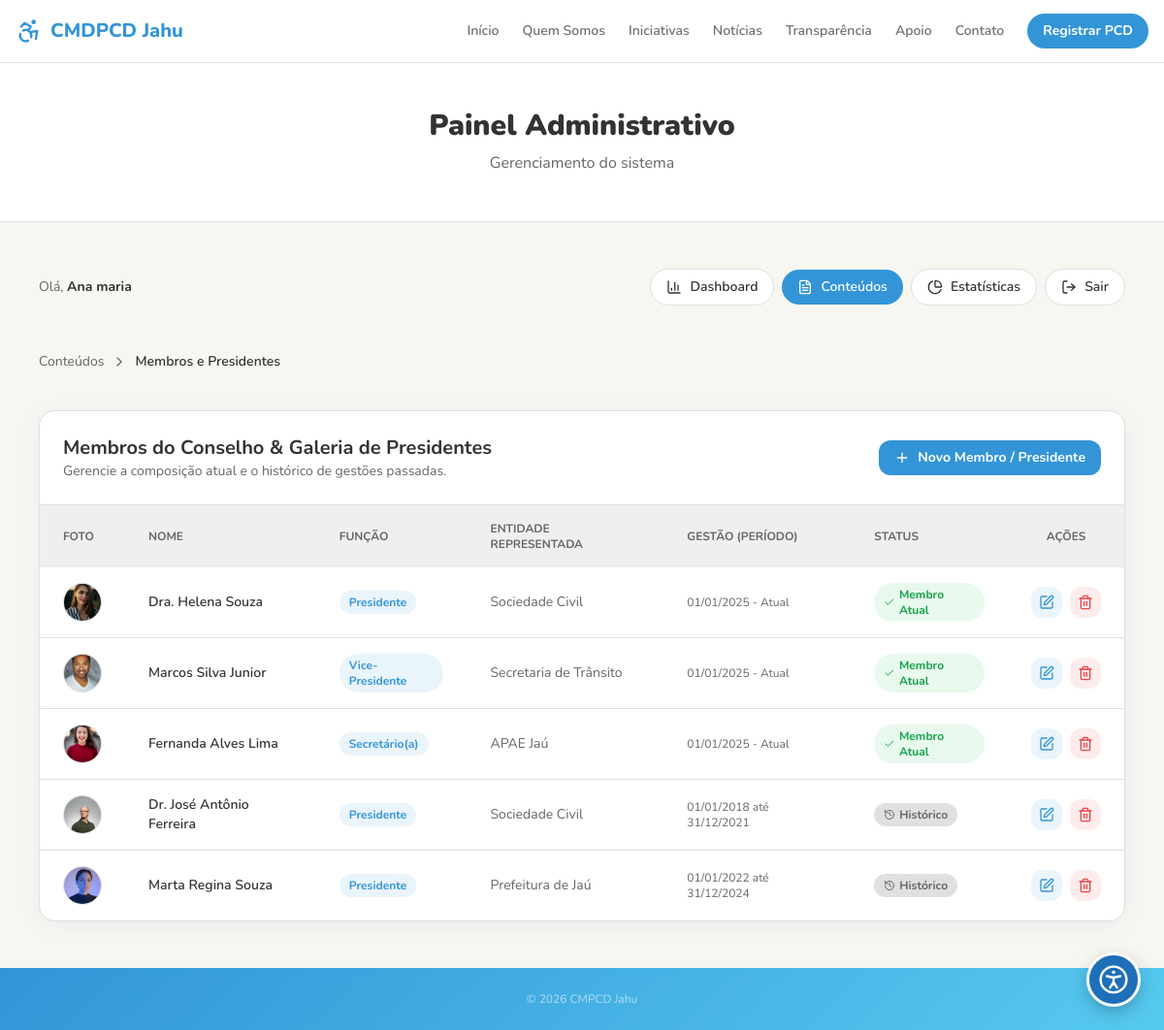
The app's page /admin/conteudos/membros (signed in) with its own data.
### tables this page shows
CREATE TABLE `membros_conselho` (
  `id` bigint(20) NOT NULL AUTO_INCREMENT,
  `nome_completo` varchar(150) NOT NULL,
  `foto` varchar(255) DEFAULT NULL,
  `biografia` text DEFAULT NULL,
  `funcao` enum('presidente','vice-presidente','secretario','titular','suplente') NOT NULL,
  `entidade_representada` varchar(150) DEFAULT NULL,
  `data_inicio` date NOT NULL,
  `data_fim` date DEFAULT NULL,
  `ativo` tinyint(1) DEFAULT 1,
  `criado_em` timestamp NOT NULL DEFAULT current_timestamp(),
  `atualizado_em` timestamp NOT NULL DEFAULT current_timestamp() ON UPDATE current_timestamp(),
  `deletado_em` datetime DEFAULT NULL,
  PRIMARY KEY (`id`)
);

### app/controllers/ConteudoController.php (called while the page is built, shortened)
<?php
class ConteudoController {
    private $membroModel;
    public function __construct() {
        $this->membroModel = new MembroConselho();
    }
    public function indexMembros() {
        $membros = $this->membroModel->all();
        $success = $_SESSION['success_msg'] ?? null;
        $error = $_SESSION['error_msg'] ?? null;
        view('admin/conteudos/membros/index', [
            'activeTab' => 'conteudos',
            'membros' => $membros,
            'success' => $success,
            'error' => $error
        ]);
    }
}

### config/Database.php (called while the page is built, shortened)
<?php
class Database {
    private static $instance = null;
    public static function getConnection() {
        if (self::$instance === null) {
            $local = is_file(__DIR__ . '/db.local.php') ? (require __DIR__ . '/db.local.php') : [];
            $host = $local['host'] ?? (getenv('DB_HOST') ?: 'localhost');
            $dbname = $local['dbname'] ?? (getenv('DB_NAME') ?: 'cmpcd_jau');
            $user = $local['user'] ?? (getenv('DB_USER') ?: 'root');
            $isProduction = (getenv('APP_ENV') === 'production') || (!empty($_SERVER['APP_ENV']) && $_SERVER['APP_ENV'] === 'production');
            if (isset($local['pass'])) {
                $passwords = [$local['pass']];
            } elseif (getenv('DB_PASS') !== false && getenv('DB_PASS') !== null) {
                $passwords = [getenv('DB_PASS')];
            } elseif ($isProduction) {
                throw new Exception('Configuração insegura: defina DB_PASS ou crie config/db.local.php com uma senha forte.');
            } else {
                $passwords = ['root', ''];
            }
            $pdo = null;
            foreach ($passwords as $password) {
                try {
                    $pdo = new PDO(
                        "mysql:host=$host;dbname=$dbname;charset=utf8mb4",
                        $user,
                        $password,
                        [
                            PDO::ATTR_ERRMODE => PDO::ERRMODE_EXCEPTION,
                            PDO::ATTR_DEFAULT_FETCH_MODE => PDO::FETCH_ASSOC,
                            PDO::ATTR_EMULATE_PREPARES => false,
                        ]
                    );
                    break;
                } catch (PDOException $e) {
                    if ($e->getCode() == 1049) {
                        try {
                            $tempPdo = new PDO(
                                "mysql:host=$host;charset=utf8mb4",
                                $user,
                                $password,
                                [PDO::ATTR_ERRMODE => PDO::ERRMODE_EXCEPTION]
                            );
                            $tempPdo->exec("CREATE DATABASE IF NOT EXISTS $dbname CHARACTER SET utf8mb4 COLLATE utf8mb4_unicode_ci");
                            $pdo = new PDO(
                                "mysql:host=$host;dbname=$dbname;charset=utf8mb4",
                                $user,
                                $password,
                                [
                                    PDO::ATTR_ERRMODE => PDO::ERRMODE_EXCEPTION,
                                    PDO::ATTR_DEFAULT_FETCH_MODE => PDO::FETCH_ASSOC,
                                    PDO::ATTR_EMULATE_PREPARES => false,
                                ]
                            );
                            $connected = true;
                            break;
                        } catch (PDOException $ex) {
                        }
                    }
                }
            }
            self::$instance = $pdo;
        }
        return self::$instance;
    }
}

### app/models/MembroConselho.php (called while the page is built, shortened)
<?php
class MembroConselho {
    private $db;
    public function __construct() {
        $this->db = Database::getConnection();
    }
    public function all() {
        $stmt = $this->db->query("
            SELECT * FROM membros_conselho
            WHERE deletado_em IS NULL
            ORDER BY ativo DESC,
              CASE funcao
                WHEN 'presidente' THEN 1
                WHEN 'vice-presidente' THEN 2
                WHEN 'secretario' THEN 3
                WHEN 'titular' THEN 4
                WHEN 'suplente' THEN 5
                ELSE 6
              END ASC,
              nome_completo ASC
        ");
        return $stmt->fetchAll();
    }
}

### app/helpers/security.php (called while the page is built, shortened)
<?php
function e($value): string {
    return htmlspecialchars((string)($value ?? ''), ENT_QUOTES | ENT_SUBSTITUTE, 'UTF-8');
}

### app/views/admin/conteudos/membros/index.php (the view, shortened to what this page needs)
<?php require_once __DIR__ . '/../../../partials/admin_header.php'; ?>
<div class="space-y-10">
  <div class="flex items-center gap-2 text-sm text-muted-foreground">
    <a href="<?= BASE_URL ?>/admin/conteudos" class="hover:text-primary transition-colors">Conteúdos</a>
    <i data-lucide="chevron-right" class="w-4 h-4"></i>
    <span class="text-foreground font-semibold">Membros e Presidentes</span>
  </div>
  <div class="bg-card rounded-2xl border border-border overflow-hidden" style="box-shadow: var(--card-shadow)">
    <div class="p-6 border-b border-border flex items-center justify-between flex-wrap gap-4">
      <div>
        <h2 class="text-xl font-bold">Membros do Conselho & Galeria de Presidentes</h2>
        <p class="text-sm text-muted-foreground">Gerencie a composição atual e o histórico de gestões passadas.</p>
      </div>
      <?php if (!isAdminParcial()): ?>
        <a href="<?= BASE_URL ?>/admin/conteudos/membros/create" class="bg-primary text-primary-foreground px-4 py-2 rounded-xl text-sm font-bold flex items-center gap-2 hover:bg-primary/90 transition-colors">
          <i data-lucide="plus" class="w-4 h-4"></i> Novo Membro / Presidente
        </a>
      <?php endif; ?>
    </div>
    <div class="overflow-x-auto">
      <table class="w-full text-sm text-left">
        <thead class="text-xs text-muted-foreground uppercase bg-muted/50">
          <tr>
            <th class="px-6 py-4 font-bold">Foto</th>
            <th class="px-6 py-4 font-bold">Nome</th>
            <th class="px-6 py-4 font-bold">Função</th>
            <th class="px-6 py-4 font-bold">Entidade Representada</th>
            <th class="px-6 py-4 font-bold">Gestão (Período)</th>
            <th class="px-6 py-4 font-bold">Status</th>
            <th class="px-6 py-4 font-bold text-center">Ações</th>
          </tr>
        </thead>
        <tbody class="divide-y divide-border">
          <?php if (count($membros) === 0): ?>
            <tr>
              <td colspan="7" class="px-6 py-8 text-center text-muted-foreground">
                Nenhum membro ou presidente cadastrado.
              </td>
            </tr>
          <?php else: ?>
            <?php foreach ($membros as $membro): ?>
              <?php
                $funcoesTraducao = [
                  'presidente' => 'Presidente',
                  'vice-presidente' => 'Vice-Presidente',
                  'secretario' => 'Secretário(a)',
                  'titular' => 'Conselheiro(a) Titular',
                  'suplente' => 'Conselheiro(a) Suplente'
                ];
                $funcao = $funcoesTraducao[$membro['funcao']] ?? ucfirst($membro['funcao']);
                $periodo = date('d/m/Y', strtotime($membro['data_inicio']));
                if ($membro['data_fim']) {
                  $periodo .= ' até ' . date('d/m/Y', strtotime($membro['data_fim']));
                } else {
                  $periodo .= ' - Atual';
                }
              ?>
              <tr class="hover:bg-muted/50 transition-colors">
                <td class="px-6 py-4 shrink-0">
                  <div class="w-10 h-10 rounded-full overflow-hidden border border-border bg-muted flex items-center justify-center">
                    <?php if ($membro['foto']): ?>
                      <img src="<?= BASE_URL . '/' . htmlspecialchars($membro['foto']) ?>" alt="Foto" class="w-full h-full object-cover">
                    <?php else: ?>
                      <i data-lucide="user" class="w-5 h-5 text-muted-foreground"></i>
                    <?php endif; ?>
                  </div>
                </td>
                <td class="px-6 py-4 font-semibold text-foreground">
                  <?= htmlspecialchars($membro['nome_completo']) ?>
                </td>
                <td class="px-6 py-4">
                  <span class="inline-block bg-primary/10 text-primary text-xs font-bold px-2.5 py-1 rounded-full">
                    <?= e($funcao) ?>
                  </span>
                </td>
                <td class="px-6 py-4 text-muted-foreground">
                  <?= htmlspecialchars($membro['entidade_representada'] ?? 'N/A') ?>
                </td>
                <td class="px-6 py-4 text-muted-foreground text-xs">
                  <?= e($periodo) ?>
                </td>
                <td class="px-6 py-4">
                  <?php if ($membro['ativo']): ?>
                    <span class="inline-flex items-center gap-1 bg-green-500/10 text-green-600 text-xs font-bold px-2.5 py-1 rounded-full">
                      <i data-lucide="check" class="w-3 h-3"></i> Membro Atual
                    </span>
                  <?php else: ?>
                    <span class="inline-flex items-center gap-1 bg-muted text-muted-foreground text-xs font-bold px-2.5 py-1 rounded-full">
                      <i data-lucide="history" class="w-3 h-3"></i> Histórico
                    </span>
                  <?php endif; ?>
                </td>
                <td class="px-6 py-4">
                  <div class="flex items-center justify-center gap-2">
                    <a href="<?= BASE_URL ?>/admin/conteudos/membros/edit?id=<?= $membro['id'] ?>" class="p-2 rounded-lg bg-primary/10 text-primary hover:bg-primary/20 transition-colors" title="<?= isAdminParcial() ? 'Visualizar' : 'Editar' ?>">
                      <i data-lucide="<?= isAdminParcial() ? 'eye' : 'edit' ?>" class="w-4 h-4"></i>
                    </a>
                    <?php if (!isAdminParcial()): ?>
                      <form method="POST" action="<?= BASE_URL ?>/admin/conteudos/membros/delete" class="inline m-0 p-0">
                        <button type="submit" data-confirm="Deseja realmente excluir <?= e($membro['nome_completo']) ?>?" class="p-2 rounded-lg bg-destructive/10 text-destructive hover:bg-destructive/20 transition-colors cursor-pointer" title="Excluir">
                          <i data-lucide="trash-2" class="w-4 h-4"></i>
                        </button>
                      </form>
                    <?php endif; ?>
                  </div>
                </td>
              </tr>
            <?php endforeach; ?>
          <?php endif; ?>
        </tbody>
      </table>
    </div>
  </div>
</div>
<?php require_once __DIR__ . '/../../../partials/admin_footer.php'; ?>

### public/css/utilitarios.css (style rules this page uses)
.bg-destructive\/10 { background-color:hsl(var(--destructive) / .1) }
.divide-y>:not([hidden])~:not([hidden]) { border-top-width:1px;border-bottom-width:0;border-style:solid }
.divide-border>:not([hidden])~:not([hidden]) { border-color:hsl(var(--border)) }
.space-y-10>:not([hidden])~:not([hidden]) { margin-top:2.5rem }
.uppercase { text-transform:uppercase }

### records on screen
membros_conselho: foto (picture), nome_completo "Dra. Helena Souza", funcao "Presidente", entidade_representada "Sociedade Civil", periodo "01/01/2025 - Atual", ativo 1 (drawn)
membros_conselho: foto (picture), nome_completo "Marcos Silva Junior", funcao "Vice-Presidente", entidade_representada "Secretaria de Trânsito", periodo "01/01/2025 - Atual", ativo 1 (drawn)
membros_conselho: foto (picture), nome_completo "Fernanda Alves Lima", funcao "Secretário(a)", entidade_representada "APAE Jaú", periodo "01/01/2025 - Atual", ativo 1 (drawn)
membros_conselho: foto (picture), nome_completo "Dr. José Antônio Ferreira", funcao "Presidente", entidade_representada "Sociedade Civil", periodo "01/01/2018 até 31/12/2021", ativo 0 (drawn)
membros_conselho: foto (picture), nome_completo "Marta Regina Souza", funcao "Presidente", entidade_representada "Prefeitura de Jaú", periodo "01/01/2022 até 31/12/2024", ativo 0 (drawn)

### other values on screen
$_SESSION['user_name'] "Ana maria"
